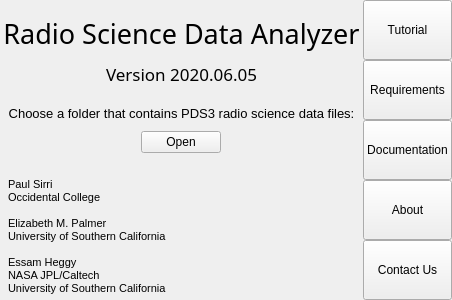
<?xml version="1.0" encoding="UTF-8"?>
<ui version="4.0">
 <class>MainWindow</class>
 <widget class="QMainWindow" name="MainWindow">
  <property name="geometry">
   <rect>
    <x>0</x>
    <y>0</y>
    <width>416</width>
    <height>278</height>
   </rect>
  </property>
  <property name="font">
   <font>
    <family>Arial</family>
    <pointsize>9</pointsize>
   </font>
  </property>
  <property name="windowTitle">
   <string>MainWindow</string>
  </property>
  <widget class="QWidget" name="centralwidget">
   <layout class="QGridLayout" name="gridLayout">
    <property name="leftMargin">
     <number>0</number>
    </property>
    <property name="topMargin">
     <number>0</number>
    </property>
    <property name="rightMargin">
     <number>0</number>
    </property>
    <property name="bottomMargin">
     <number>0</number>
    </property>
    <item row="0" column="0">
     <layout class="QHBoxLayout" name="horizontalLayout" stretch="2,1">
      <property name="spacing">
       <number>0</number>
      </property>
      <item>
       <layout class="QVBoxLayout" name="vlayout_primary">
        <property name="spacing">
         <number>10</number>
        </property>
        <property name="leftMargin">
         <number>3</number>
        </property>
        <property name="topMargin">
         <number>15</number>
        </property>
        <property name="rightMargin">
         <number>3</number>
        </property>
        <property name="bottomMargin">
         <number>0</number>
        </property>
        <item>
         <widget class="QLabel" name="lbl_title">
          <property name="font">
           <font>
            <family>Bahnschrift SemiLight</family>
            <pointsize>20</pointsize>
           </font>
          </property>
          <property name="text">
           <string>Radio Science Data Analyzer</string>
          </property>
          <property name="alignment">
           <set>Qt::AlignCenter</set>
          </property>
         </widget>
        </item>
        <item>
         <widget class="QLabel" name="lbl_version">
          <property name="sizePolicy">
           <sizepolicy hsizetype="Preferred" vsizetype="Preferred">
            <horstretch>0</horstretch>
            <verstretch>0</verstretch>
           </sizepolicy>
          </property>
          <property name="font">
           <font>
            <family>Bahnschrift Light</family>
            <pointsize>13</pointsize>
            <weight>50</weight>
            <italic>false</italic>
            <bold>false</bold>
            <underline>false</underline>
            <strikeout>false</strikeout>
            <kerning>true</kerning>
           </font>
          </property>
          <property name="frameShape">
           <enum>QFrame::NoFrame</enum>
          </property>
          <property name="text">
           <string>Version 2020.06.05</string>
          </property>
          <property name="alignment">
           <set>Qt::AlignCenter</set>
          </property>
         </widget>
        </item>
        <item alignment="Qt::AlignHCenter">
         <widget class="Line" name="line_horizontal">
          <property name="enabled">
           <bool>true</bool>
          </property>
          <property name="sizePolicy">
           <sizepolicy hsizetype="Fixed" vsizetype="Expanding">
            <horstretch>0</horstretch>
            <verstretch>0</verstretch>
           </sizepolicy>
          </property>
          <property name="minimumSize">
           <size>
            <width>60</width>
            <height>0</height>
           </size>
          </property>
          <property name="baseSize">
           <size>
            <width>0</width>
            <height>0</height>
           </size>
          </property>
          <property name="frameShadow">
           <enum>QFrame::Plain</enum>
          </property>
          <property name="orientation">
           <enum>Qt::Horizontal</enum>
          </property>
         </widget>
        </item>
        <item>
         <widget class="QLabel" name="lbl_open_desc">
          <property name="font">
           <font>
            <family>Arial</family>
            <pointsize>10</pointsize>
           </font>
          </property>
          <property name="text">
           <string>Choose a folder that contains PDS3 radio science data files:</string>
          </property>
          <property name="alignment">
           <set>Qt::AlignCenter</set>
          </property>
         </widget>
        </item>
        <item alignment="Qt::AlignHCenter">
         <widget class="QPushButton" name="btn_open">
          <property name="enabled">
           <bool>true</bool>
          </property>
          <property name="sizePolicy">
           <sizepolicy hsizetype="Fixed" vsizetype="Fixed">
            <horstretch>0</horstretch>
            <verstretch>0</verstretch>
           </sizepolicy>
          </property>
          <property name="font">
           <font>
            <family>Arial</family>
            <pointsize>9</pointsize>
           </font>
          </property>
          <property name="text">
           <string>Open</string>
          </property>
          <property name="iconSize">
           <size>
            <width>16</width>
            <height>16</height>
           </size>
          </property>
         </widget>
        </item>
        <item>
         <layout class="QHBoxLayout" name="horizontalLayout_2">
          <property name="topMargin">
           <number>15</number>
          </property>
          <item>
           <widget class="QLabel" name="lbl_authors">
            <property name="font">
             <font>
              <family>Arial</family>
              <pointsize>8</pointsize>
             </font>
            </property>
            <property name="text">
             <string>Paul Sirri
Occidental College

Elizabeth M. Palmer
University of Southern California

Essam Heggy
NASA JPL/Caltech
University of Southern California</string>
            </property>
            <property name="alignment">
             <set>Qt::AlignBottom|Qt::AlignLeading|Qt::AlignLeft</set>
            </property>
            <property name="indent">
             <number>5</number>
            </property>
           </widget>
          </item>
         </layout>
        </item>
       </layout>
      </item>
      <item>
       <layout class="QVBoxLayout" name="vlayout_options">
        <property name="spacing">
         <number>0</number>
        </property>
        <item>
         <widget class="QPushButton" name="btn_tutorial">
          <property name="enabled">
           <bool>true</bool>
          </property>
          <property name="sizePolicy">
           <sizepolicy hsizetype="Minimum" vsizetype="Minimum">
            <horstretch>0</horstretch>
            <verstretch>0</verstretch>
           </sizepolicy>
          </property>
          <property name="minimumSize">
           <size>
            <width>0</width>
            <height>45</height>
           </size>
          </property>
          <property name="text">
           <string>Tutorial</string>
          </property>
         </widget>
        </item>
        <item>
         <widget class="QPushButton" name="btn_requirements">
          <property name="enabled">
           <bool>true</bool>
          </property>
          <property name="sizePolicy">
           <sizepolicy hsizetype="Minimum" vsizetype="Minimum">
            <horstretch>0</horstretch>
            <verstretch>0</verstretch>
           </sizepolicy>
          </property>
          <property name="minimumSize">
           <size>
            <width>0</width>
            <height>45</height>
           </size>
          </property>
          <property name="text">
           <string>Requirements</string>
          </property>
         </widget>
        </item>
        <item>
         <widget class="QPushButton" name="btn_documentation">
          <property name="enabled">
           <bool>true</bool>
          </property>
          <property name="sizePolicy">
           <sizepolicy hsizetype="Minimum" vsizetype="Minimum">
            <horstretch>0</horstretch>
            <verstretch>0</verstretch>
           </sizepolicy>
          </property>
          <property name="minimumSize">
           <size>
            <width>0</width>
            <height>45</height>
           </size>
          </property>
          <property name="text">
           <string>Documentation</string>
          </property>
         </widget>
        </item>
        <item>
         <widget class="QPushButton" name="btn_about">
          <property name="enabled">
           <bool>true</bool>
          </property>
          <property name="sizePolicy">
           <sizepolicy hsizetype="Minimum" vsizetype="Minimum">
            <horstretch>0</horstretch>
            <verstretch>0</verstretch>
           </sizepolicy>
          </property>
          <property name="minimumSize">
           <size>
            <width>0</width>
            <height>45</height>
           </size>
          </property>
          <property name="text">
           <string>About</string>
          </property>
         </widget>
        </item>
        <item>
         <widget class="QPushButton" name="btn_contact">
          <property name="enabled">
           <bool>true</bool>
          </property>
          <property name="sizePolicy">
           <sizepolicy hsizetype="Minimum" vsizetype="Minimum">
            <horstretch>0</horstretch>
            <verstretch>0</verstretch>
           </sizepolicy>
          </property>
          <property name="minimumSize">
           <size>
            <width>0</width>
            <height>45</height>
           </size>
          </property>
          <property name="text">
           <string>Contact Us</string>
          </property>
         </widget>
        </item>
       </layout>
      </item>
     </layout>
    </item>
   </layout>
  </widget>
 </widget>
 <resources/>
 <connections/>
</ui>
